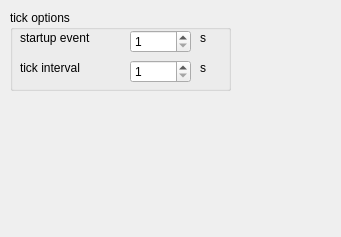
<?xml version="1.0" encoding="UTF-8"?>
<ui version="4.0">
 <class>Lua4RSConfig</class>
 <widget class="QWidget" name="Lua4RSConfig">
  <property name="geometry">
   <rect>
    <x>0</x>
    <y>0</y>
    <width>341</width>
    <height>237</height>
   </rect>
  </property>
  <property name="windowTitle">
   <string>Form</string>
  </property>
  <widget class="QGroupBox" name="gb_tickThread">
   <property name="geometry">
    <rect>
     <x>10</x>
     <y>10</y>
     <width>221</width>
     <height>81</height>
    </rect>
   </property>
   <property name="title">
    <string>tick options</string>
   </property>
   <widget class="QSpinBox" name="sb_starupEvent">
    <property name="geometry">
     <rect>
      <x>120</x>
      <y>20</y>
      <width>61</width>
      <height>23</height>
     </rect>
    </property>
    <property name="minimum">
     <number>1</number>
    </property>
    <property name="maximum">
     <number>120</number>
    </property>
   </widget>
   <widget class="QLabel" name="l_tickInterval">
    <property name="geometry">
     <rect>
      <x>10</x>
      <y>50</y>
      <width>101</width>
      <height>16</height>
     </rect>
    </property>
    <property name="text">
     <string>tick interval</string>
    </property>
   </widget>
   <widget class="QLabel" name="l_tickIntervalUnit">
    <property name="geometry">
     <rect>
      <x>190</x>
      <y>50</y>
      <width>21</width>
      <height>16</height>
     </rect>
    </property>
    <property name="text">
     <string>s</string>
    </property>
   </widget>
   <widget class="QSpinBox" name="sb_tickInterval">
    <property name="geometry">
     <rect>
      <x>120</x>
      <y>50</y>
      <width>61</width>
      <height>23</height>
     </rect>
    </property>
    <property name="minimum">
     <number>1</number>
    </property>
    <property name="maximum">
     <number>60</number>
    </property>
   </widget>
   <widget class="QLabel" name="l_startupEvent">
    <property name="geometry">
     <rect>
      <x>10</x>
      <y>20</y>
      <width>101</width>
      <height>16</height>
     </rect>
    </property>
    <property name="text">
     <string>startup event</string>
    </property>
   </widget>
   <widget class="QLabel" name="l_startupEventUnit">
    <property name="geometry">
     <rect>
      <x>190</x>
      <y>20</y>
      <width>16</width>
      <height>16</height>
     </rect>
    </property>
    <property name="text">
     <string>s</string>
    </property>
   </widget>
  </widget>
 </widget>
 <resources/>
 <connections/>
</ui>
